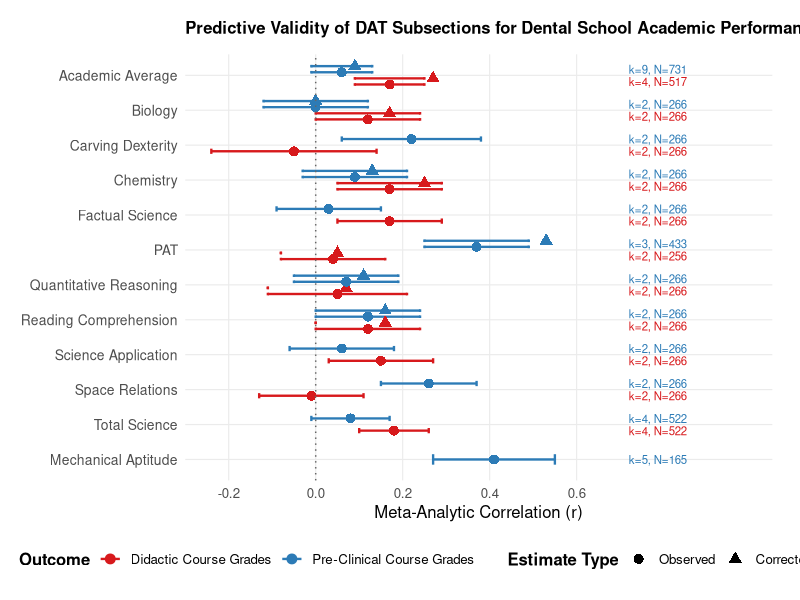
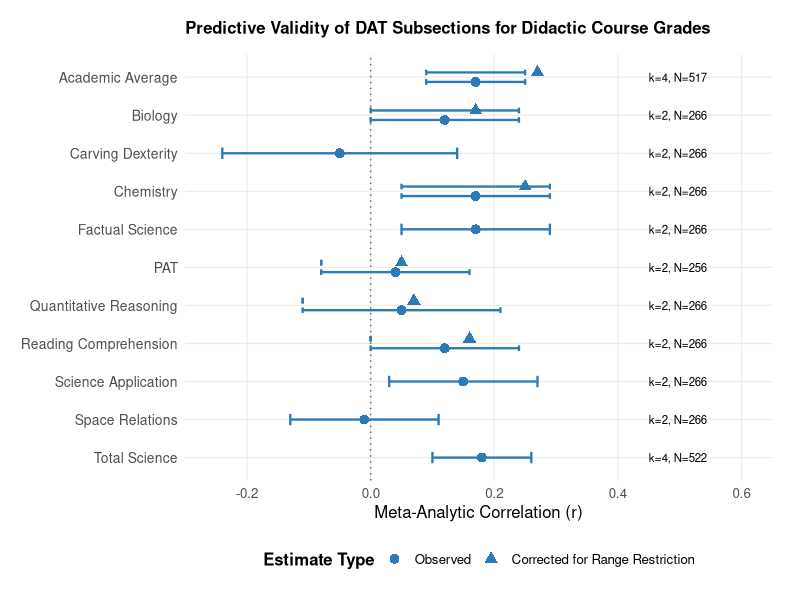
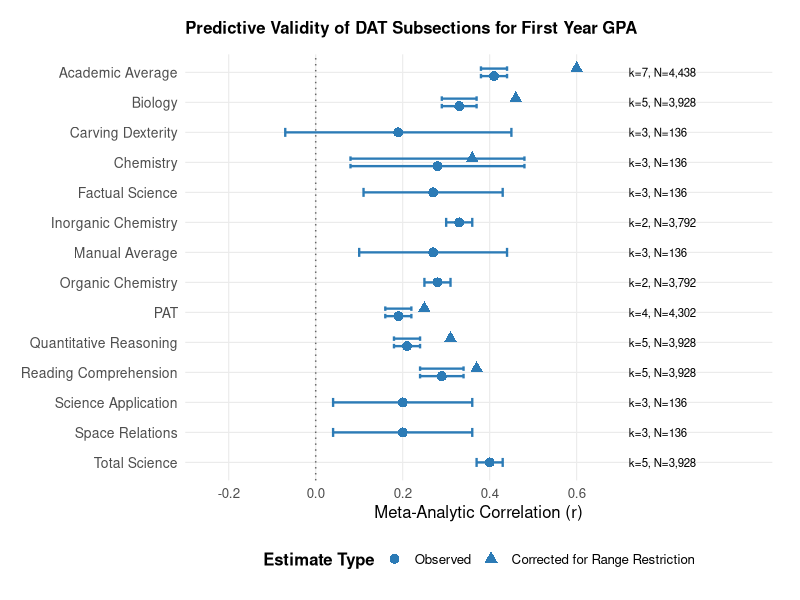

The R script that drew these images, in order:
## ---- chunk 1
library(tidyverse)
library(ggplot2)

# ══════════════════════════════════════════════════════════════════════════════
# FIRST YEAR GPA DATA
# ══════════════════════════════════════════════════════════════════════════════

# ── GPA data (Observed) ───────────────────────────────────────────────────────
gpa_data <- tibble(
  predictor = c("Academic Average", "Biology", "Carving Dexterity", "Chemistry",
                "Factual Science", "Inorganic Chemistry", "Manual Average",
                "Organic Chemistry", "PAT", "Quantitative Reasoning",
                "Reading Comprehension", "Science Application",
                "Space Relations", "Total Science"),
  r     = c( .41,  .33,  .19,  .28,  .27,  .33,  .27,  .28,  .19,  .21,  .29,  .20,  .20,  .40),
  lower = c( .38,  .29, -.07,  .08,  .11,  .30,  .10,  .25,  .16,  .18,  .24,  .04,  .04,  .37),
  upper = c( .44,  .37,  .45,  .48,  .43,  .36,  .44,  .31,  .22,  .24,  .34,  .36,  .36,  .43),
  k     = c(   7,    5,    3,    3,    3,    2,    3,    2,    4,    5,    5,    3,    3,    5),
  N     = c(4438, 3928,  136,  136,  136, 3792,  136, 3792, 4302, 3928, 3928,  136,  136, 3928),
  outcome = "First Year GPA",
  correction = "Observed"
)

# ── GPA Range Corrected (ONLY for predictors with corrections) ────────────────
gpa_corrected <- tibble(
  predictor = c("Academic Average", "Biology", "Chemistry", "PAT", "Quantitative Reasoning", "Reading Comprehension"),
  r     = c( .60, .46, .36, .25, .31, .37),
  lower = c( .38, .29, .08, .16, .18, .24),
  upper = c( .44, .37, .48, .22, .24, .34),
  k     = c(7,5,3,4,5,5),
  N     = c(4438, 3928, 136, 4302, 3928, 3928),
  outcome = "First Year GPA",
  correction = "Corrected for Range Restriction"
)

# ══════════════════════════════════════════════════════════════════════════════
# DIDACTIC COURSE GRADES DATA
# ══════════════════════════════════════════════════════════════════════════════

# ── Didactic data (Observed) ──────────────────────────────────────────────────
didactic_data <- tibble(
  predictor = c("Academic Average", "Biology", "Carving Dexterity", "Chemistry",
                "Factual Science", "PAT", "Quantitative Reasoning",
                "Reading Comprehension", "Science Application",
                "Space Relations", "Total Science"),
  r     = c( .17,  .12, -.05,  .17,  .17,  .04,  .05,  .12,  .15, -.01,  .18),
  lower = c( .09,  .00, -.24,  .05,  .05, -.08, -.11,  .00,  .03, -.13,  .10),
  upper = c( .25,  .24,  .14,  .29,  .29,  .16,  .21,  .24,  .27,  .11,  .26),
  k     = c(   4,    2,    2,    2,    2,    2,    2,    2,    2,    2,    4),
  N     = c( 517,  266,  266,  266,  266,  256,  266,  266,  266,  266,  522),
  outcome = "Didactic Course Grades",
  correction = "Observed"
)

# ── Didactic Range Corrected (ONLY for predictors with corrections) ───────────
didactic_corrected <- tibble(
  predictor = c("Academic Average", "Biology", "Chemistry", "PAT", "Quantitative Reasoning", "Reading Comprehension"),
  r     = c(.27, .17, .25, .05, .07, .16),
  lower = c(.09, .00, .05, -.08, -.11, .00),
  upper = c(.25, .24, .29, -.08, -.11, .00),
  k     = c(4, 2, 2, 2, 2, 2),
  N     = c(517, 266, 266, 266, 266, 266),
  outcome = "Didactic Course Grades",
  correction = "Corrected for Range Restriction"
)

# ══════════════════════════════════════════════════════════════════════════════
# PRE-CLINICAL COURSE GRADES DATA
# ══════════════════════════════════════════════════════════════════════════════

# ── Pre-Clinical data (Observed) ──────────────────────────────────────────────
preclinical_data <- tibble(
  predictor = c("Academic Average", "Biology", "Carving Dexterity", "Chemistry", "Factual Science", "Mechanical Aptitude", "PAT", "Quantitative Reasoning", "Reading Comprehension", "Science Application", "Space Relations", "Total Science"),
  r     = c(.06, .00, .22, .09, .03, .41, .37, .07, .12, .06, .26, .08),
  lower = c(-.01, -.12, .06, -.03, -.09, .27, .25, -.05, .00, -.06, .15, -.01),
  upper = c(.13, .12, .38, .21, .15, .55, .49, .19, .24, .18, .37, .17),
  k     = c(9, 2, 2, 2, 2, 5, 3, 2, 2, 2, 2, 4),
  N     = c(731, 266, 266, 266, 266, 165, 433, 266, 266, 266, 266, 522),
  outcome = "Pre-Clinical Course Grades",
  correction = "Observed"
)

# ── Pre-Clinical Range Corrected (ONLY for predictors with corrections) ───────
preclinical_corrected <- tibble(
  predictor = c("Academic Average", "Biology", "Chemistry", "PAT", "Quantitative Reasoning", "Reading Comprehension"),
  r     = c(.09, .00, .13, .53, .11, .16),
  lower = c(-.01, -.12, -.03, .25, -.05, .00),
  upper = c(.13, .12, .21, .49, .19, .24),
  k     = c(9,2,2,3,2,2),
  N     = c(731,266,266,433,266,266),
  outcome = "Pre-Clinical Course Grades",
  correction = "Corrected for Range Restriction"
)

# ══════════════════════════════════════════════════════════════════════════════
# PLOT 1: DIDACTIC + PRE-CLINICAL COMBINED
# ══════════════════════════════════════════════════════════════════════════════

# ── Combine data ──────────────────────────────────────────────────────────────
didactic_preclinical_data <- bind_rows(didactic_data, didactic_corrected, 
                                        preclinical_data, preclinical_corrected)

# Factor levels
all_predictors_dp <- unique(c(didactic_data$predictor, preclinical_data$predictor))
level_order_dp <- rev(all_predictors_dp)

didactic_preclinical_data$predictor <- factor(didactic_preclinical_data$predictor, 
                                               levels = level_order_dp)
didactic_preclinical_data$correction <- factor(didactic_preclinical_data$correction, 
                                                levels = c("Observed", "Corrected for Range Restriction"))

LABEL_X_DP <- 0.72

pd_dp <- position_dodge(width = 0.7)

p_didactic_preclinical <- ggplot(didactic_preclinical_data, 
                                  aes(x = r, y = predictor, color = outcome, shape = correction)) +
  geom_errorbarh(aes(xmin = lower, xmax = upper),
                 position = pd_dp,
                 height = 0.3,
                 linewidth = 0.8) +
  geom_point(position = pd_dp, size = 3) +
  geom_vline(xintercept = 0, linetype = "dotted", color = "grey40") +
  
  geom_text(data = filter(didactic_preclinical_data, correction == "Observed"),
            aes(x = LABEL_X_DP,
                label = paste0("k=", k, ", N=", formatC(N, format = "d", big.mark = ","))),
            position = pd_dp,
            hjust = 0,
            size = 2.9,
            show.legend = FALSE) +
  
  scale_color_manual(
    values = c("Didactic Course Grades" = "#d7191c", 
               "Pre-Clinical Course Grades" = "#2c7bb6")
  ) +
  
  scale_shape_manual(
    values = c("Observed" = 16, "Corrected for Range Restriction" = 17),
    name = "Estimate Type"
  ) +
  
  scale_x_continuous(
    name = "Meta-Analytic Correlation (r)",
    limits = c(-0.3, 1.05),
    breaks = seq(-0.2, 0.6, by = 0.2),
    expand = c(0, 0)
  ) +
  
  labs(
    title = "Predictive Validity of DAT Subsections for Dental School Academic Performance",
    y = NULL,
    color = "Outcome"
  ) +
  
  theme_minimal(base_size = 12) +
  theme(
    panel.grid.major.y = element_line(color = "grey92", linewidth = 0.4),
    panel.grid.minor = element_blank(),
    panel.grid.major.x = element_line(color = "grey92", linewidth = 0.4),
    legend.position = "bottom",
    legend.box = "horizontal",
    legend.title = element_text(face = "bold"),
    plot.title = element_text(size = 12, face = "bold", margin = margin(b = 12)),
    axis.text.y = element_text(size = 10),
    plot.margin = margin(15, 20, 15, 15)
  ) +
  
  guides(
    color = guide_legend(order = 1),
    shape = guide_legend(order = 2)
  )

ggsave("forest_plot_didactic_preclinical.png", plot = p_didactic_preclinical,
       width = 10, height = 8.5, dpi = 300, bg = "white")

# ══════════════════════════════════════════════════════════════════════════════
# PLOT 2: DIDACTIC ONLY
# ══════════════════════════════════════════════════════════════════════════════

didactic_only_data <- bind_rows(didactic_data, didactic_corrected)
didactic_only_data$predictor <- factor(didactic_only_data$predictor, 
                                        levels = rev(unique(didactic_data$predictor)))
didactic_only_data$correction <- factor(didactic_only_data$correction, 
                                         levels = c("Observed", "Corrected for Range Restriction"))

LABEL_X_DIDACTIC <- 0.45

pd_didactic <- position_dodge(width = 0.5)

p_didactic <- ggplot(didactic_only_data, aes(x = r, y = predictor, shape = correction)) +
  geom_errorbarh(aes(xmin = lower, xmax = upper),
                 position = pd_didactic,
                 height = 0.3,
                 linewidth = 0.8,
                 color = "#2c7bb6") +
  geom_point(position = pd_didactic, size = 3, color = "#2c7bb6") +
  geom_vline(xintercept = 0, linetype = "dotted", color = "grey40") +
  
  geom_text(data = filter(didactic_only_data, correction == "Observed"),
            aes(x = LABEL_X_DIDACTIC,
                label = paste0("k=", k, ", N=", formatC(N, format = "d", big.mark = ","))),
            position = pd_didactic,
            hjust = 0,
            size = 2.9,
            show.legend = FALSE) +
  
  scale_shape_manual(
    values = c("Observed" = 16, "Corrected for Range Restriction" = 17),
    name = "Estimate Type"
  ) +
  
  scale_x_continuous(
    name = "Meta-Analytic Correlation (r)",
    limits = c(-0.3, 0.65),
    breaks = seq(-0.2, 0.6, by = 0.2),
    expand = c(0, 0)
  ) +
  
  labs(
    title = "Predictive Validity of DAT Subsections for Didactic Course Grades",
    y = NULL
  ) +
  
  theme_minimal(base_size = 12) +
  theme(
    panel.grid.major.y = element_line(color = "grey92", linewidth = 0.4),
    panel.grid.minor = element_blank(),
    panel.grid.major.x = element_line(color = "grey92", linewidth = 0.4),
    legend.position = "bottom",
    legend.title = element_text(face = "bold"),
    plot.title = element_text(size = 12, face = "bold", margin = margin(b = 12)),
    axis.text.y = element_text(size = 10),
    plot.margin = margin(15, 20, 15, 15)
  )

ggsave("forest_plot_didactic.png", plot = p_didactic,
       width = 10, height = 6, dpi = 300, bg = "white")

# ══════════════════════════════════════════════════════════════════════════════
# PLOT 3: GPA YEAR 1 ONLY
# ══════════════════════════════════════════════════════════════════════════════

gpa_only_data <- bind_rows(gpa_data, gpa_corrected)
gpa_only_data$predictor <- factor(gpa_only_data$predictor, 
                                   levels = rev(unique(gpa_data$predictor)))
gpa_only_data$correction <- factor(gpa_only_data$correction, 
                                    levels = c("Observed", "Corrected for Range Restriction"))

LABEL_X_GPA <- 0.72

pd_gpa <- position_dodge(width = 0.5)

p_gpa <- ggplot(gpa_only_data, aes(x = r, y = predictor, shape = correction)) +
  geom_errorbarh(aes(xmin = lower, xmax = upper),
                 position = pd_gpa,
                 height = 0.3,
                 linewidth = 0.8,
                 color = "#2c7bb6") +
  geom_point(position = pd_gpa, size = 3, color = "#2c7bb6") +
  geom_vline(xintercept = 0, linetype = "dotted", color = "grey40") +
  
  geom_text(data = filter(gpa_only_data, correction == "Observed"),
            aes(x = LABEL_X_GPA,
                label = paste0("k=", k, ", N=", formatC(N, format = "d", big.mark = ","))),
            position = pd_gpa,
            hjust = 0,
            size = 2.9,
            show.legend = FALSE) +
  
  scale_shape_manual(
    values = c("Observed" = 16, "Corrected for Range Restriction" = 17),
    name = "Estimate Type"
  ) +
  
  scale_x_continuous(
    name = "Meta-Analytic Correlation (r)",
    limits = c(-0.3, 1.05),
    breaks = seq(-0.2, 0.6, by = 0.2),
    expand = c(0, 0)
  ) +
  
  labs(
    title = "Predictive Validity of DAT Subsections for First Year GPA",
    y = NULL
  ) +
  
  theme_minimal(base_size = 12) +
  theme(
    panel.grid.major.y = element_line(color = "grey92", linewidth = 0.4),
    panel.grid.minor = element_blank(),
    panel.grid.major.x = element_line(color = "grey92", linewidth = 0.4),
    legend.position = "bottom",
    legend.title = element_text(face = "bold"),
    plot.title = element_text(size = 12, face = "bold", margin = margin(b = 12)),
    axis.text.y = element_text(size = 10),
    plot.margin = margin(15, 20, 15, 15)
  )

ggsave("forest_plot_gpa.png", plot = p_gpa,
       width = 10, height = 8.5, dpi = 300, bg = "white")
